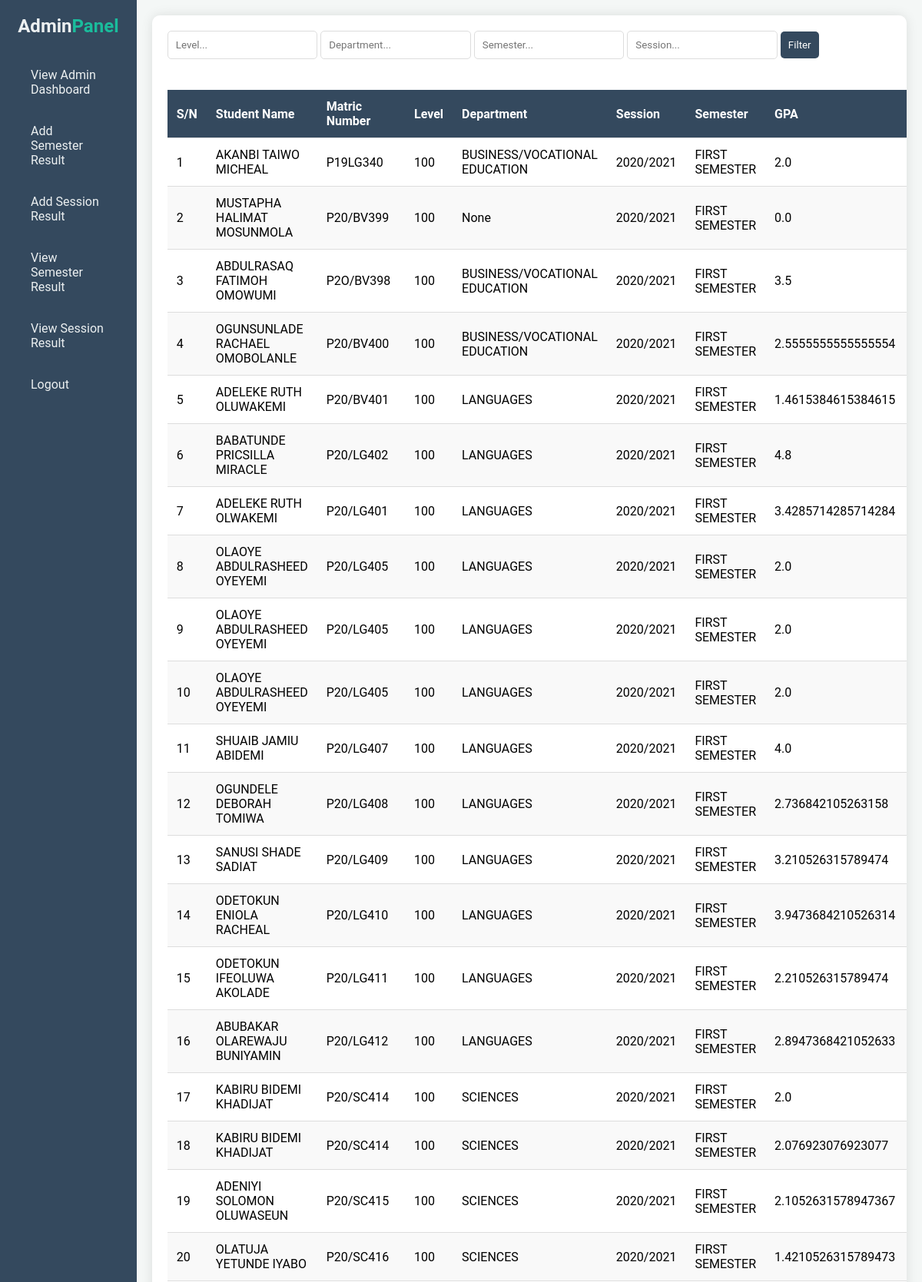
Screenshot of /student_list/ (signed in, upper part) with the database file from the repository.
### Result_app/models.py (models this page shows, shortened)
class Semester_Result(models.Model):
    student = models.ForeignKey(Student, on_delete=models.DO_NOTHING)
    semester = models.ForeignKey(Semester, on_delete=models.DO_NOTHING)
    session = models.ForeignKey(Session, on_delete=models.DO_NOTHING)
    gpa = models.FloatField(blank=True, null=True)
    remark = models.CharField(max_length=200, null=True, blank=True)
    level = models.CharField(max_length=200, null=True, blank=True)
    department = models.ForeignKey('Department', on_delete=models.DO_NOTHING, max_length=500, null=True, blank=True)

class Student(models.Model):
    name = models.CharField(max_length=500, null=False, blank=False)
    level = models.CharField(max_length=500, null=False, blank=False)
    registration_number = models.CharField(max_length=500, null=False, blank=False)
    department = models.ForeignKey('Department', on_delete=models.DO_NOTHING, max_length=500, null=True, blank=True)

class Department(models.Model):
    name = models.CharField(max_length=500, null=False, blank=False)
    level = models.CharField(max_length=500, null=False, blank=False)
    def __str__(self):
        return self.name

class Session(models.Model):
    name = models.CharField(max_length=500, null=False, blank=False)
    def __str__(self):
        return self.name

class Semester(models.Model):
    choice_list=[
        ('FIRST SEMESTER', 'FIRST SEMESTER'),
        ('SECOND SEMESTER', 'SECOND SEMESTER'),
    ]
    name = models.CharField(choices=choice_list, max_length=500, null=False, blank=False)
    session = models.ForeignKey(Session, on_delete=models.DO_NOTHING, null=True, blank=True)
    def __str__(self):
        return self.name

### Result_app/views.py (the view)
# urls.py: path('student_list/', semester_result_list, name='semester_result_list'),
@login_required(login_url='signin')
def semester_result_list(request):
    query = request.GET.get('q')
    query2 = request.GET.get('r')
    query3 = request.GET.get('s')
    query4 = request.GET.get('t')
    if query:
        lister = {
            'level' : query,
            'department' : query2,
            'semester' : query3,
            'session' : query4,
        }
        z = request.session['lister'] = lister
        students = models.Semester_Result.objects.filter(level__icontains=query, department__name__icontains=query2, semester__name__icontains=query3, session__name__icontains=query4)
    else:
        students = models.Semester_Result.objects.all()
    return render(request, 'grade.html', {'students': students})

### Result_app/templates/grade.html (shortened to what this page needs)
{% extends 'base.html' %}
{% load static %}
{% block script %}
    <link rel="stylesheet" href="{% static 'list.css' %}">
{% endblock script %}
{% block content %}
    <div class="containers">
        <div class="filter-container">
            <form method="GET" action="">
                <input type="text" name="q" id="filterInput" placeholder="Level..." value="{{ request.GET.q }}">
                <input type="text" name="r" id="filterInput" placeholder="Department..." value="{{ request.GET.r }}">
                <input type="text" name="s" id="filterInput" placeholder="Semester..." value="{{ request.GET.s }}">
                <input type="text" name="t" id="filterInput" placeholder="Session..." value="{{ request.GET.t }}">
                <button type="submit">Filter</button>
            </form>
        </div>
        <table id="dataTable">
            <thead>
                <tr>
                    <th>S/N</th>
                    <th>Student Name</th>
                    <th>Matric Number</th>
                    <th>Level</th>
                    <th>Department</th>
                    <th>Session</th>
                    <th>Semester</th>
                    <th>GPA</th>
                    <th>Remark</th>
                </tr>
            </thead>
            <tbody>
                {% for student in students %}
                <tr>
                    <td>{{forloop.counter}}</td>
                    <td>{{ student.student.name }}</td>
                    <td>{{ student.student.registration_number }}</td>
                    <td>{{ student.level }}</td>
                    <td>{{ student.department }}</td>
                    <td>{{ student.session }}</td>
                    <td>{{ student.semester }}</td>
                    <td>{{ student.gpa }}</td>
                    <td>{{ student.remark }}</td>
                </tr>
                {% endfor %}
            </tbody>
        </table>
    </div>
{% endblock content %}

### Result_app/templates/base.html (shortened to what this page needs)
{% load static %}
<!DOCTYPE html>
<html lang="en">
<head>
    {% block script %}
    {% endblock %}
    <link rel="stylesheet" href="{% static 'base.css' %}">
</head>
<body>
    <div class="container">
        <aside class="sidebar">
            <div class="brand">
                <h1>Admin<span>Panel</span></h1>
            </div>
            <nav>
                <ul>
                    <li><a href="{% url 'admin:index' %}">View Admin Dashboard </a></li>
                    <li><a href="{% url 'index' %}">Add Semester Result </a></li>
                    <li><a href="{% url 'session_result_view' %}">Add Session Result </a></li>
                    <li><a href="{% url 'semester_result_list' %}">View Semester Result </a></li>
                    <li><a href="{% url 'session_result_list' %}">View Session Result </a></li>
                    {% if request.user.is_authenticated %}
                        <li><a href="{% url 'signout' %}">Logout </a></li>
                    {% endif %}
                </ul>
            </nav>
        </aside>
        <main class="content">
                {% block content %}
                {% endblock %}
        </main>
    </div>
</body>
</html>

### static/list.css (style rules this page uses)
* { box-sizing: border-box; }
body { font-family: Arial, sans-serif; margin: 0; padding: 20px; background-color: #f4f4f9; }
.containers { margin: 0 auto; width: 100%; height: 100%; padding:20px; display: flex; flex-direction: column; background: #fff; box-shadow: 0 0 10px rgba(0, 0, 0, 0.1); border-radius: 8px; }
.filter-container { margin-bottom: 20px; }
#filterInput { width: calc(25% - 40px); padding: 10px; border: 1px solid #ddd; border-radius: 5px; margin-bottom: 20px; }
button, .sabio { padding: 10px; border: none; background-color: #34495e; color: white; cursor: pointer; border-radius: 5px; text-decoration: none !important; }
table { width: 100%; border-collapse: collapse; }
table th, table td { padding: 12px; text-align: left; border-bottom: 1px solid #ddd; }
table th { background-color: #34495e; color: #fff; }
table tr:nth-child(even) { background-color: #f9f9f9; }

### static/base.css (style rules this page uses)
* { margin: 0; padding: 0; box-sizing: border-box; font-family: 'Roboto', sans-serif; }
body, html { height: 100%; background-color: #f4f7f6; padding: 0% !important; }
.container { display: flex; height: 100vh; width: 100vw !important; }
.sidebar { width: 250px; background-color: #34495e; color: #ecf0f1; display: flex; flex-direction: column; padding: 20px; transition: width 0.3s, transform 0.3s; }
.sidebar .brand { text-align: center; margin-bottom: 30px; }
.sidebar .brand h1 { font-size: 24px; color: #ecf0f1; margin-bottom: 0; }
.sidebar .brand h1 span { color: #1abc9c; }
.sidebar nav ul { list-style: none; width: 100%; }
.sidebar nav ul li { width: 100%; margin-bottom: 15px; }
.sidebar nav ul li a { text-decoration: none; color: #ecf0f1; padding: 10px 20px; display: block; width: 100%; border-radius: 5px; transition: background-color 0.3s, color 0.3s; }
.content { flex-grow: 1; background-color: #ffffff; box-shadow: 0 0 15px rgba(0, 0, 0, 0.1); border-radius: 10px; margin: 20px; overflow-y: auto; }

### rows the page displays
Semester_Result: student.name "AKANBI TAIWO MICHEAL", student.registration_number "P19LG340", level "100", department "BUSINESS/VOCATIONAL EDUCATION", session "2020/2021", semester "FIRST SEMESTER", gpa "2.0"
Semester_Result: student.name "MUSTAPHA HALIMAT MOSUNMOLA", student.registration_number "P20/BV399", level "100", department "None", session "2020/2021", semester "FIRST SEMESTER", gpa "0.0"
Semester_Result: student.name "ABDULRASAQ FATIMOH OMOWUMI", student.registration_number "P2O/BV398", level "100", department "BUSINESS/VOCATIONAL EDUCATION", session "2020/2021", semester "FIRST SEMESTER", gpa "3.5"
Semester_Result: student.name "OGUNSUNLADE RACHAEL OMOBOLANLE", student.registration_number "P20/BV400", level "100", department "BUSINESS/VOCATIONAL EDUCATION", session "2020/2021", semester "FIRST SEMESTER", gpa "2.5555555555555554"
Semester_Result: student.name "ADELEKE RUTH OLUWAKEMI", student.registration_number "P20/BV401", level "100", department "LANGUAGES", session "2020/2021", semester "FIRST SEMESTER", gpa "1.4615384615384615"
Semester_Result: student.name "BABATUNDE PRICSILLA MIRACLE", student.registration_number "P20/LG402", level "100", department "LANGUAGES", session "2020/2021", semester "FIRST SEMESTER", gpa "4.8"
Semester_Result: student.name "ADELEKE RUTH OLWAKEMI", student.registration_number "P20/LG401", level "100", department "LANGUAGES", session "2020/2021", semester "FIRST SEMESTER", gpa "3.4285714285714284"
Semester_Result: student.name "OLAOYE ABDULRASHEED OYEYEMI", student.registration_number "P20/LG405", level "100", department "LANGUAGES", session "2020/2021", semester "FIRST SEMESTER", gpa "2.0"
Semester_Result: student.name "OLAOYE ABDULRASHEED OYEYEMI", student.registration_number "P20/LG405", level "100", department "LANGUAGES", session "2020/2021", semester "FIRST SEMESTER", gpa "2.0"
Semester_Result: student.name "OLAOYE ABDULRASHEED OYEYEMI", student.registration_number "P20/LG405", level "100", department "LANGUAGES", session "2020/2021", semester "FIRST SEMESTER", gpa "2.0"
Semester_Result: student.name "SHUAIB JAMIU ABIDEMI", student.registration_number "P20/LG407", level "100", department "LANGUAGES", session "2020/2021", semester "FIRST SEMESTER", gpa "4.0"
Semester_Result: student.name "OGUNDELE DEBORAH TOMIWA", student.registration_number "P20/LG408", level "100", department "LANGUAGES", session "2020/2021", semester "FIRST SEMESTER", gpa "2.736842105263158"
Semester_Result: student.name "SANUSI SHADE SADIAT", student.registration_number "P20/LG409", level "100", department "LANGUAGES", session "2020/2021", semester "FIRST SEMESTER", gpa "3.210526315789474"
Semester_Result: student.name "ODETOKUN ENIOLA RACHEAL", student.registration_number "P20/LG410", level "100", department "LANGUAGES", session "2020/2021", semester "FIRST SEMESTER", gpa "3.9473684210526314"
Semester_Result: student.name "ODETOKUN IFEOLUWA AKOLADE", student.registration_number "P20/LG411", level "100", department "LANGUAGES", session "2020/2021", semester "FIRST SEMESTER", gpa "2.210526315789474"
Semester_Result: student.name "ABUBAKAR OLAREWAJU BUNIYAMIN", student.registration_number "P20/LG412", level "100", department "LANGUAGES", session "2020/2021", semester "FIRST SEMESTER", gpa "2.8947368421052633"
Semester_Result: student.name "KABIRU BIDEMI KHADIJAT", student.registration_number "P20/SC414", level "100", department "SCIENCES", session "2020/2021", semester "FIRST SEMESTER", gpa "2.0"
Semester_Result: student.name "KABIRU BIDEMI KHADIJAT", student.registration_number "P20/SC414", level "100", department "SCIENCES", session "2020/2021", semester "FIRST SEMESTER", gpa "2.076923076923077"
Semester_Result: student.name "ADENIYI SOLOMON OLUWASEUN", student.registration_number "P20/SC415", level "100", department "SCIENCES", session "2020/2021", semester "FIRST SEMESTER", gpa "2.1052631578947367"
Semester_Result: student.name "OLATUJA YETUNDE IYABO", student.registration_number "P20/SC416", level "100", department "SCIENCES", session "2020/2021", semester "FIRST SEMESTER", gpa "1.4210526315789473"
